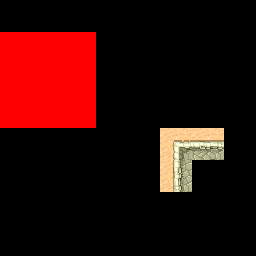

A level layout from a 2D game, rendered from its tile map. Below: a short description, then the map file with tile-grid data replaced by summaries:
An orthogonal 8x8 tile map with 32x32 px tiles, 4 tile layers (regions, input_ground, output_ground, output_collision).

<map version="1.5" tiledversion="1.7.1" orientation="orthogonal" renderorder="right-down" width="8" height="8" tilewidth="32" tileheight="32" infinite="0" nextlayerid="5" nextobjectid="1">
 <tileset firstgid="1" source="tmw_desert_spacing-2.tsx" />
 <layer id="1" name="regions" width="8" height="8">
  <data>[64 cells, 12 non-empty, 10 distinct tile ids]</data>
 </layer>
 <layer id="2" name="input_ground" width="8" height="8">
  <data>[64 cells, 11 non-empty, 11 distinct tile ids]</data>
 </layer>
 <layer id="3" name="output_ground" width="8" height="8">
  <data>[64 cells, 10 non-empty, 10 distinct tile ids]</data>
 </layer>
 <layer id="4" name="output_collision" width="8" height="8">
  <data>[64 cells, 9 non-empty, 1 distinct tile ids]</data>
 </layer>
</map>
